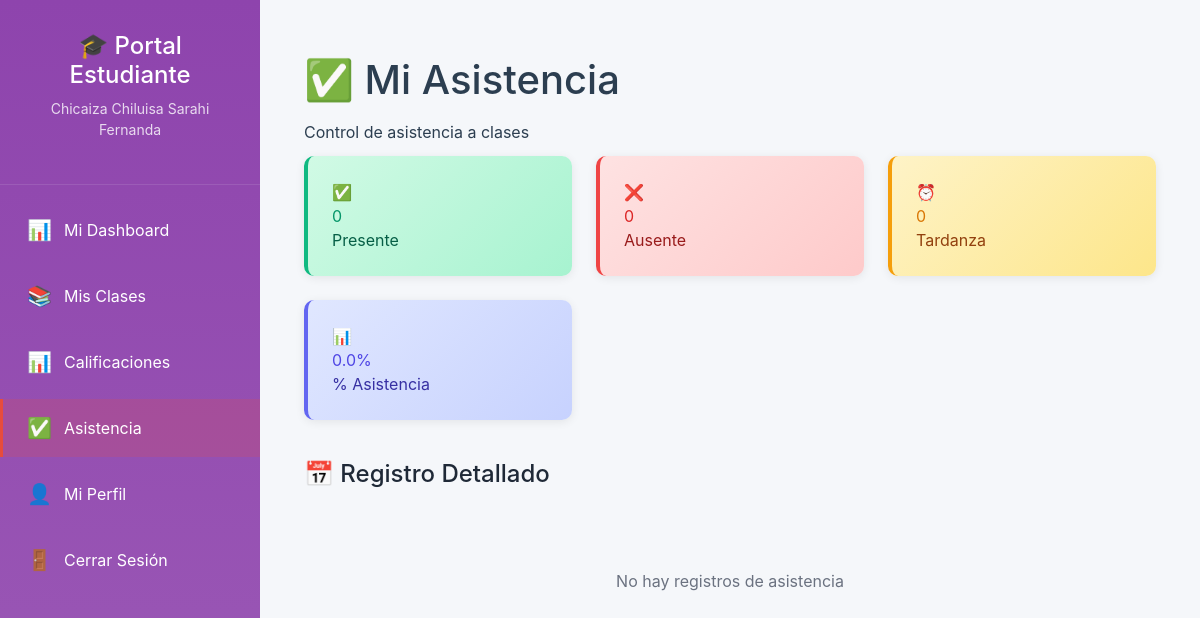
/students/asistencia/ (signed in), run on an earlier commit of the app's database.
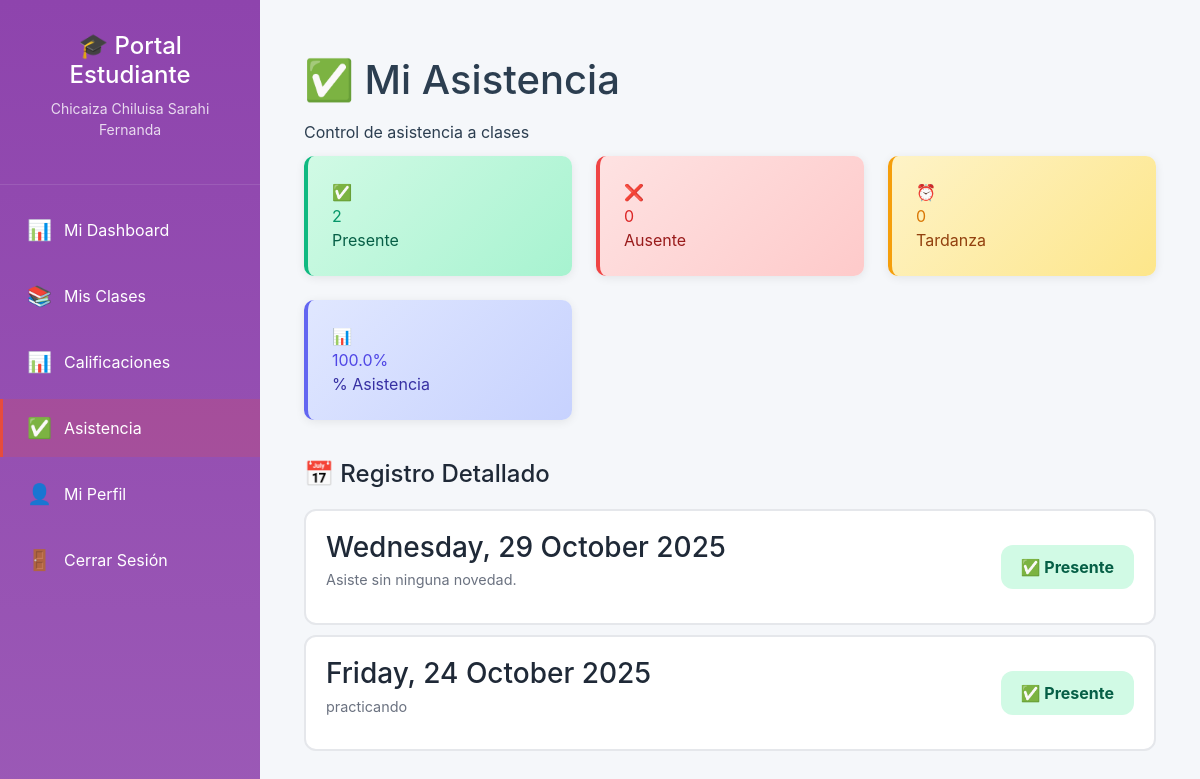
And on a later commit of the database.
### classes/models.py (models this page shows, shortened)
class Attendance(models.Model):
    STATUS_CHOICES = [
        ('Presente', '✅ Presente'),
        ('Ausente', '❌ Ausente'),
        ('Tardanza', '⏰ Tardanza'),
        ('Justificado', '📝 Justificado'),
    ]
    student = models.ForeignKey(Student, on_delete=models.CASCADE, related_name='attendances', verbose_name="Estudiante")
    date = models.DateField(verbose_name="Fecha")
    status = models.CharField(max_length=20, choices=STATUS_CHOICES, default='Presente', verbose_name="Estado")
    notes = models.TextField(blank=True, verbose_name="Observaciones")
    created_at = models.DateTimeField(auto_now_add=True)
    class Meta:
        ordering = ['-date']
        verbose_name = "Asistencia"
        verbose_name_plural = "Asistencias"
        unique_together = ['student', 'date']

### students/views.py (the view)
# urls.py: path('asistencia/', views.student_attendance_view, name='attendance'),
@student_required
def student_attendance_view(request):
    student = request.user.student_profile
    attendances = Attendance.objects.filter(student=student).order_by('-date')
    total = attendances.count()
    presente = attendances.filter(status='Presente').count()
    ausente = attendances.filter(status='Ausente').count()
    tardanza = attendances.filter(status='Tardanza').count()
    justificado = attendances.filter(status='Justificado').count()
    presente_pct = (presente / total * 100) if total > 0 else 0
    return render(request, 'students/attendance.html', {
        'student': student,
        'attendances': attendances,
        'total': total,
        'presente': presente,
        'ausente': ausente,
        'tardanza': tardanza,
        'justificado': justificado,
        'presente_pct': round(presente_pct, 1),
    })

### students/templates/students/attendance.html (shortened to what this page needs)
{% extends 'students/base.html' %}
{% block content %}
<h1 class="page-title">✅ Mi Asistencia</h1>
<p class="page-subtitle">Control de asistencia a clases</p>
<div class="stats-grid">
    <div class="stat-card" style="background: linear-gradient(135deg, #D1FAE5 0%, #A7F3D0 100%); border-color: #10B981;">
        <div class="stat-icon">✅</div>
        <div class="stat-value" style="color: #059669;">{{ presente }}</div>
        <div class="stat-label" style="color: #065F46;">Presente</div>
    </div>
    <div class="stat-card" style="background: linear-gradient(135deg, #FEE2E2 0%, #FECACA 100%); border-color: #EF4444;">
        <div class="stat-icon">❌</div>
        <div class="stat-value" style="color: #DC2626;">{{ ausente }}</div>
        <div class="stat-label" style="color: #991B1B;">Ausente</div>
    </div>
    <div class="stat-card" style="background: linear-gradient(135deg, #FEF3C7 0%, #FDE68A 100%); border-color: #F59E0B;">
        <div class="stat-icon">⏰</div>
        <div class="stat-value" style="color: #D97706;">{{ tardanza }}</div>
        <div class="stat-label" style="color: #92400E;">Tardanza</div>
    </div>
    <div class="stat-card" style="background: linear-gradient(135deg, #E0E7FF 0%, #C7D2FE 100%); border-color: #6366F1;">
        <div class="stat-icon">📊</div>
        <div class="stat-value" style="color: #4F46E5;">{{ presente_pct|floatformat:1 }}%</div>
        <div class="stat-label" style="color: #3730A3;">% Asistencia</div>
    </div>
</div>
<div style="margin-top: 40px;">
    <h2 style="color: #1F2937; font-size: 1.5em; margin-bottom: 20px;">📅 Registro Detallado</h2>
    <div style="display: grid; gap: 10px;">
        {% for attendance in attendances %}
        <div style="background: white; border: 2px solid #E5E7EB; border-radius: 12px; padding: 20px; display: flex; justify-content: space-between; align-items: center;">
            <div>
                <h3 style="color: #1F2937; margin-bottom: 5px;">{{ attendance.date|date:"l, d F Y" }}</h3>
                {% if attendance.notes %}
                <p style="color: #6B7280; font-size: 0.9em; margin-top: 5px;">{{ attendance.notes }}</p>
                {% endif %}
            </div>
            <span style="padding: 10px 20px; border-radius: 12px; font-weight: bold;
                {% if attendance.status == 'Presente' %}background: #D1FAE5; color: #065F46;
                {% elif attendance.status == 'Ausente' %}background: #FEE2E2; color: #991B1B;
                {% elif attendance.status == 'Tardanza' %}background: #FEF3C7; color: #92400E;
                {% else %}background: #DBEAFE; color: #1E40AF;{% endif %}">
                {% if attendance.status == 'Presente' %}✅
                {% elif attendance.status == 'Ausente' %}❌
                {% elif attendance.status == 'Tardanza' %}⏰
                {% else %}📝{% endif %}
                {{ attendance.status }}
            </span>
        </div>
        {% empty %}
        <p style="color: #6B7280; text-align: center; padding: 60px;">No hay registros de asistencia</p>
        {% endfor %}
    </div>
</div>
{% endblock %}

What changed in the data, as far as the page shows it:
added Attendance: date "Wednesday, 29 October 2025", notes "Asiste sin ninguna novedad.", status "Presente"
added Attendance: date "Friday, 24 October 2025", notes "practicando", status "Presente"
Also different on the page:
{{ presente }}: "0" → "2"
{{ presente_pct|floatformat:1 }}: "0.0" → "100.0"
text no longer shown: "No hay registros de asistencia"
